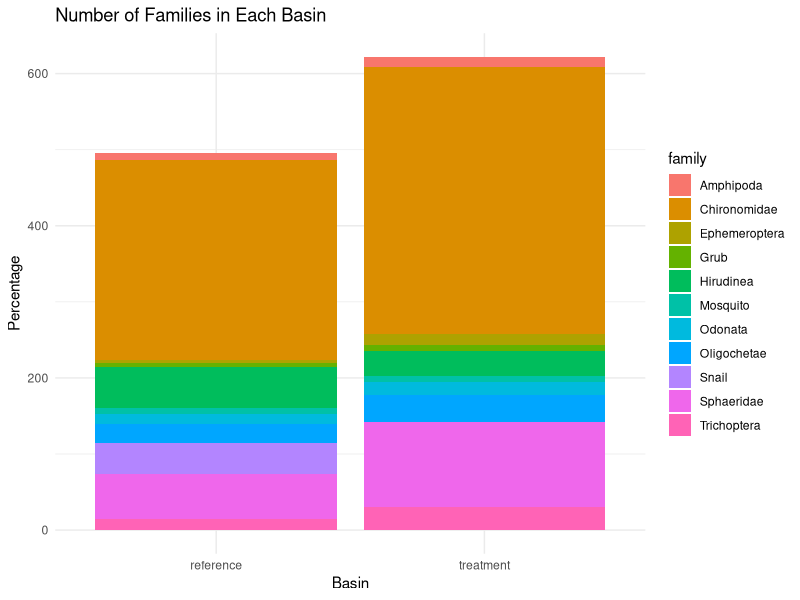
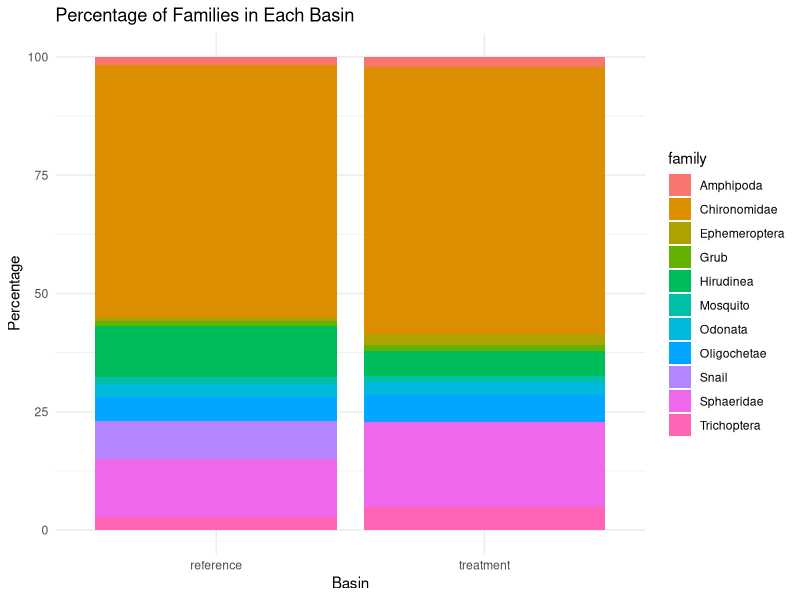
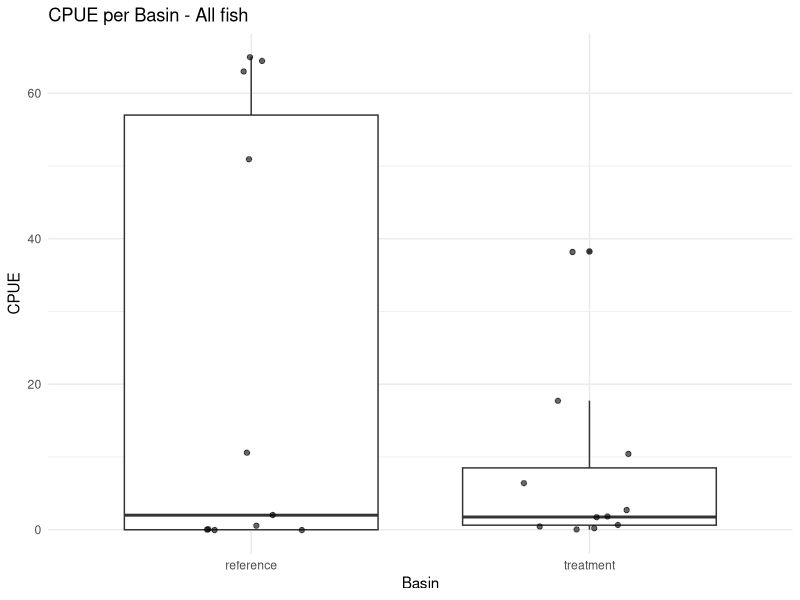
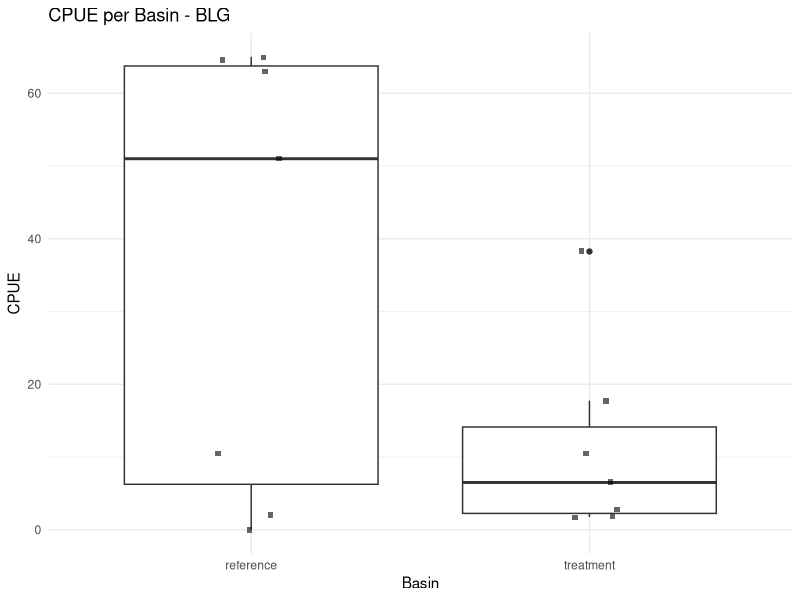
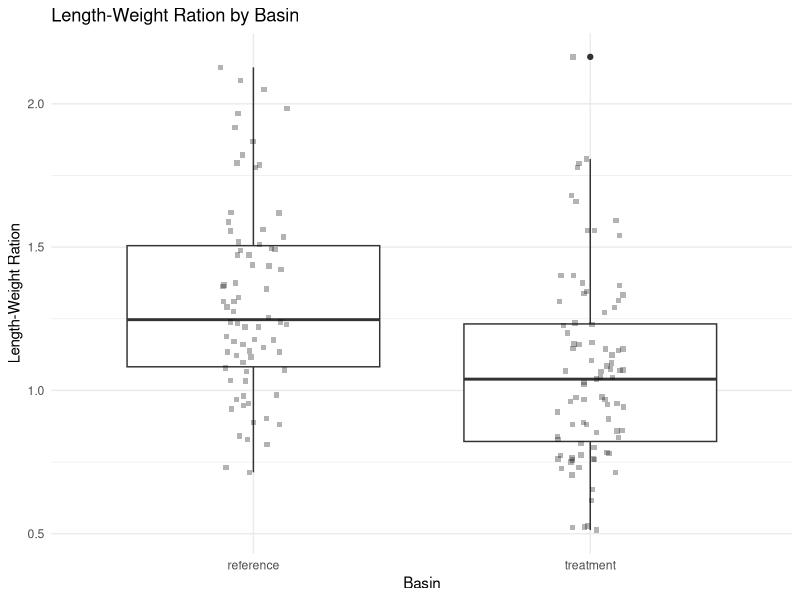
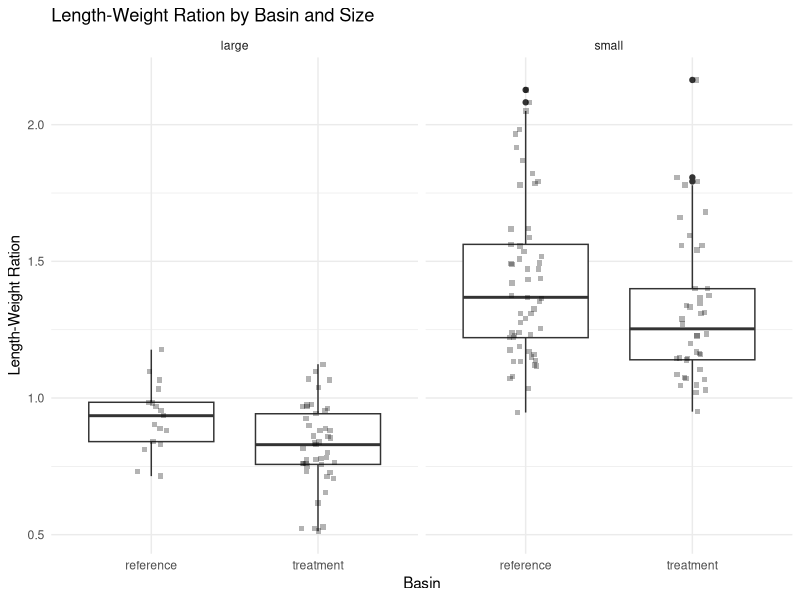
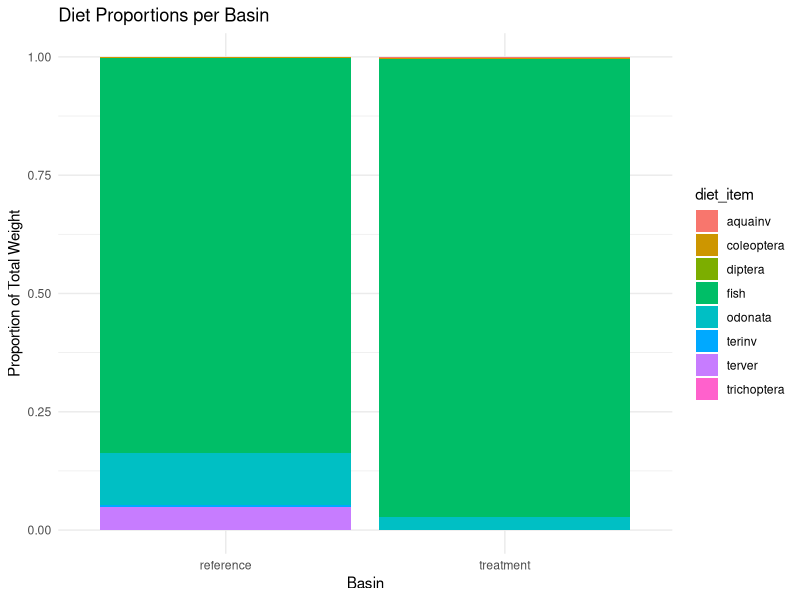
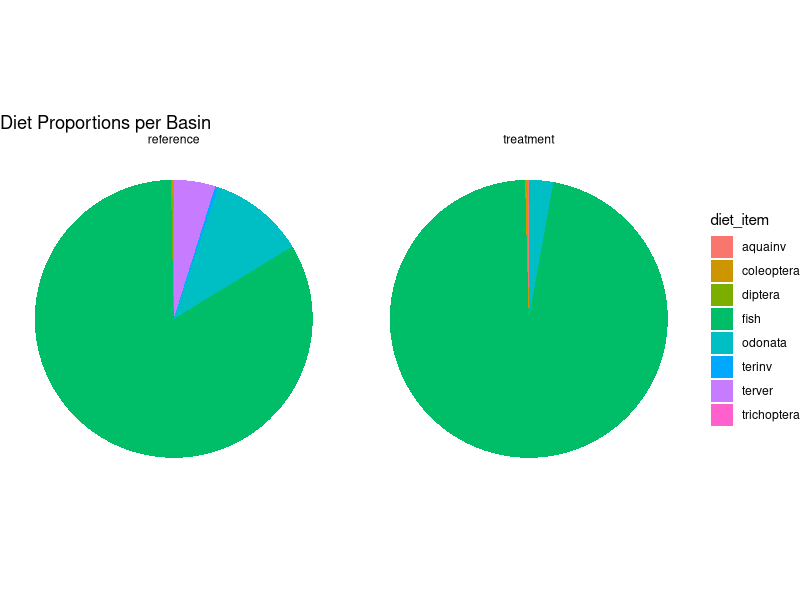

Recreate these plots in R, in order.
#Hello! 

library(tidyverse)
library(readr)
library(RColorBrewer)

bmi_2024 <- read_csv("bmi_2024.csv")
View(bmi_2024)

####BMI 2024####
#Lets quick play around with BMI 

#Cleaning, omit NAs 
bmi_2024 <- na.omit(bmi_2024)

#Sum families by basin 
bmi_sum <- bmi_2024 %>%
  group_by(basin, family) %>%
  summarise(total_num = sum(number)) %>%
  ungroup()

#change that to a percentage and make a new data frame 
bmi_sum_percentage <- bmi_sum %>%
  group_by(basin) %>%
  mutate(percentage = total_num / sum(total_num) * 100) %>%
  ungroup()

#Plot families by basin by number 
bmi_sbp <- ggplot(bmi_sum, aes(x = basin, y = total_num, fill = family)) +
  geom_bar(stat = "identity") +
  labs(title = "Number of Families in Each Basin",
       x = "Basin",
       y = "Percentage") +
  theme_minimal()
bmi_sbp

#Plot families by basin by percentage 
bmi_sbp_percentage <- ggplot(bmi_sum_percentage, aes(x = basin, y = percentage, fill = family)) +
  geom_bar(stat = "identity") +
  labs(title = "Percentage of Families in Each Basin",
       x = "Basin",
       y = "Percentage") +
  theme_minimal()
bmi_sbp_percentage

####Preyfish 2024####

#Note - removed perch and minnowtraps from these data to avoid 0 inflation 
preyfish_2024 <- read_csv("preyfish_2024.csv")
View(preyfish_2024)

#Cleaning, omit NAs 
preyfish_2024 <- na.omit(preyfish_2024)

preyfish_bp <- ggplot(preyfish_2024, aes(x = basin, y = CPUE)) +
  geom_boxplot() +                       # Add boxplot
  geom_jitter(width = 0.2, alpha = 0.6) + # Add individual points with jitter for better visibility
  labs(title = "CPUE per Basin - All fish",
       x = "Basin",
       y = "CPUE") +
  theme_minimal()
preyfish_bp

#Omit LMB for giggles 
blg_preyfish <- preyfish_2024 %>%
  filter(species != 'LMB')

#plot CPUE without LMB 
blg_bp <- ggplot(blg_preyfish, aes(x = basin, y = CPUE)) +
  geom_boxplot() +                       
  geom_jitter(width = 0.1, alpha = 0.6, shape=15) + 
  labs(title = "CPUE per Basin - BLG",
       x = "Basin",
       y = "CPUE") +
  theme_minimal()
blg_bp

####LMB Length Weight 2024####
lmb_lw_2024 <- read_csv("lmb_lw_2024.csv")
View(lmb_lw_2024)

#Omit NAs in basin, and weights >1000 and <100
lmb_lw_2024<- lmb_lw_2024 %>%
  filter(!is.na(basin) & weight != 1000 & weight >= 100)

lmb_lw_2024 <- lmb_lw_2024 %>%
  mutate(lw_ration = length / weight)

lmb_bp <- ggplot(lmb_lw_2024, aes(x = basin, y = lw_ration)) +
  geom_boxplot() +                       
  geom_jitter(width = 0.1, alpha = 0.3, shape=15) + 
  labs(title = "Length-Weight Ration by Basin",
       x = "Basin",
       y = "Length-Weight Ration") +
  theme_minimal()
lmb_bp

#Test for significance 

# Split the data by basin
ref_t <- lmb_lw_2024 %>% filter(basin == 'reference') %>% pull(lw_ration)
trt_t <- lmb_lw_2024 %>% filter(basin == 'treatment') %>% pull(lw_ration)

# Run a t-test comparing the two basins
t_test <- t.test(ref_t, trt_t)

# Print the results of the t-test
print(t_test)

#Add size column 

lmb_lw_2024 <- lmb_lw_2024 %>%
  mutate(size = ifelse(length >= 305, 'large', 'small'))

#Facet wrap by size 
lmb_bp_size <- ggplot(lmb_lw_2024, aes(x = basin, y = lw_ration)) +
  geom_boxplot() +                       
  geom_jitter(width = 0.1, alpha = 0.3, shape=15) + 
  labs(title = "Length-Weight Ration by Basin and Size ",
       x = "Basin",
       y = "Length-Weight Ration") +
  facet_wrap(~size) +
  
  theme_minimal()
lmb_bp_size

####Diet 2024####
#Total weight per basin and proportions already calculated 

diets_2024_unfin <- read_csv("diets_2024_unfin.csv")
View(diets_2024_unfin)

#Stacked barplot - dry weight prop

diet_dw_sbp <-ggplot(diets_2024_unfin, aes(x = basin, y = prop_weight, fill = diet_item)) +
  geom_bar(stat = "identity") +
  labs(title = "Diet Proportions per Basin",
       x = "Basin",
       y = "Proportion of Total Weight") +
  theme_minimal()
diet_dw_sbp

#Weight pie chart 
diet_dw_pie <- ggplot(diets_2024_unfin, aes(x = "", y = prop_weight, fill = diet_item)) +
  geom_bar(stat = "identity", width = 1) +
  coord_polar("y") +
  facet_wrap(~ basin) +
  labs(title = "Diet Proportions per Basin",
       x = NULL,
       y = NULL) +
  theme_void() + 
  theme(legend.position = "right")
diet_dw_pie

#Stacked barplot - number

diet_num_sbp <-ggplot(diets_2024_unfin, aes(x = basin, y = number, fill = diet_item)) +
  geom_bar(stat = "identity") +
  labs(title = "Diet Numbers per Basin",
       x = "Basin",
       y = "Raw Numbers") +
  theme_minimal()
diet_num_sbp



diet_dw_pie <- ggplot(diets_2024_unfin, aes(x = "", y = prop_weight, fill = diet_item)) +
  geom_bar(stat = "identity", width = 1) +
  coord_polar("y") +
  facet_wrap(~ basin, scales = "free", ncol = 2) +  # Adjusting the facets
  #labs(title = "Diet Proportions per Basin",
  #     x = NULL,
  #     y = NULL) +
  theme_void() + 
  theme(
    legend.position = "bottom",  # Moving labels to the bottom
    strip.text = element_text(size = 12),  # Increasing the size of facet labels
    #plot.title = element_text(size = 20),  # Increasing the size of the title
    plot.margin = margin(1, 1, 1, 1)  # Adjusting plot margins
  )

diet_dw_pie


#Weight pie chart 
new_labels <- c(
  "aquainv" = "Aquatic Invertebrate",
  "coleoptera" = "Coleoptera",
  "diptera" = "Diptera",
  "fish" = "Fish",
  "odonata" = "Odonata",
  "terinv" = "Terrestrial Invertebrate",
  "terver" = "Terrestrial Vertebrate",
  "trichoptera" = "Trichoptera")

facet_labels <- c(
  "reference" = "Simple",
  "treatment" = "Complex")

diets_2024 <- read_csv("diets_2024.csv")

diet_dw_pie <- ggplot(diets_2024, aes(x = "", y = prop_weight, fill = diet_item)) +
  geom_bar(stat = "identity", width = ) +
  coord_polar("y") +
  facet_wrap(~ basin, labeller = labeller(basin = facet_labels)) +
  labs(x = NULL,
       y = NULL,
       fill = "Diet Items") +
  theme_void() + 
  theme(
    legend.position = "bottom",  # Moving labels to the bottom
    legend.text = element_text(size = 16),
    strip.text = element_text(size = 16),
    legend.title = element_text(size = 16), # Increasing the size of facet labels
    #plot.title = element_text(size = 20),  # Increasing the size of the title
    plot.margin = margin(1, 1, 1, 1)  # Adjusting plot margins
  )+
  scale_fill_manual(values = scales::hue_pal()(length(new_labels)), labels = new_labels)
diet_dw_pie


